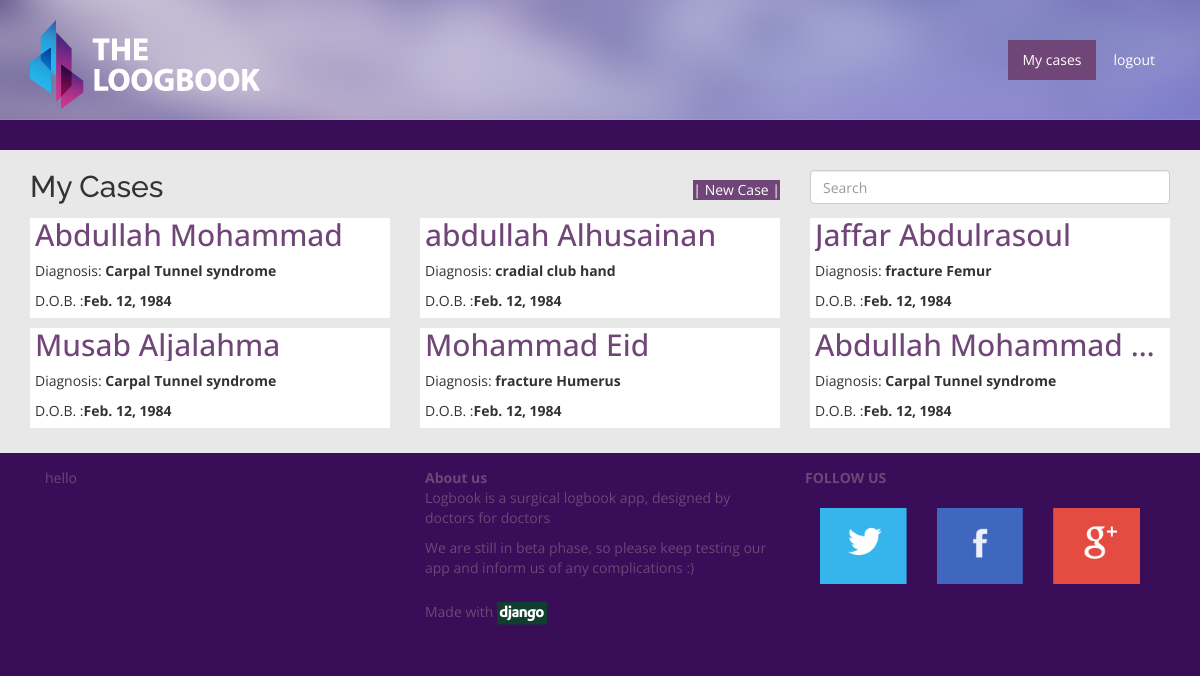
Screenshot of /case_list/ (signed in) with the database file from the repository.
### main/models.py (models this page shows, shortened)
class Case(models.Model):
	patient_name = models.CharField(max_length=255, blank=True, null=True)
	date_of_birth = models.DateField(auto_now=False, auto_now_add=False)
	diagnosis = models.CharField(max_length=255, blank=True, null=True)
	history_and_exam = models.TextField()
	file_number = models.CharField(max_length=50, blank=True, null=True)
	civil_id = models.CharField(max_length=50, blank=True, null=True)
	user = models.ForeignKey('main.CustomUser')

### main/views.py (the view)
# urls.py: url(r'^case_list/$', 'main.views.case_list'),
def case_list(request):
	context = {}
	cases = Case.objects.filter(user=request.user.pk)
	context['cases'] = cases
	return render(request, 'case_list.html', context)

### main/templates/case_list.html
{% extends 'base.html' %}
{% block body %}
<div class='row'>
	<div class='col-sm-3'><h2 class='patientnamedetail'>My Cases</h2></div>
	<div class='col-sm-5'><p class='newcasebutton'><a href='/create_case/'>| New Case |</a></p></div>
	<div class='col-sm-4 searchbox'>
		<form>
		<input type="email" class="form-control" id="exampleInputEmail1" placeholder="Search">
		</form>
	</div>
</div>
<div class='row'>
{% for case in cases %}
	<div class='col-lg-4'>
		<div class='caselist'>
			<a href='/case_detail/{{ case.pk }}'><h2 class='patientnameinlist truncate'>{{ case.patient_name }}</h2></a>
			<p class='listdetails'>Diagnosis: <b>{{ case.diagnosis }}</b></p>
			<p class='listdetails'>D.O.B. :<b>{{ case.date_of_birth }}</b></p>
		</div>
	</div>
{% endfor %}
</div>
{% endblock %}

### main/templates/base.html (shortened to what this page needs)
{% load staticfiles %}
<!DOCTYPE html>
<html>
	<head>
	    <link rel='stylesheet' href="{% static "css/bootstrap.min.css" %}">
	    <link rel='stylesheet' href="{% static "css/mystyle.css" %}">
	</head>
	<body>
		<div class='topcontainer'>
            <div class='transparentbar'>
	            <div class='container'>
	                <div class='row align'>
	                    <div class='col-sm-6 logobox'>
	                        <img src='{% static "img/logobg.png" %}' class='logo'>
	                    </div>
	                    <div class='col-sm-6'>
                            <ul class="nav nav-pills mynav">
                              {% if request.user.is_authenticated %}
                              <li role="presentation" class="active"><a href="/case_list/">My cases</a></li>
                              <li role="presentation"><a href="/logout/">logout</a></li>
                              {% else %}
                              <li role="presentation"><a href="/signup/">Sign Up</a></li>
                              <li role="presentation"><a href="/login/">login</a></li>
                              {% endif %}
                            </ul>
	                    </div>
	                </div>
	            </div>
            </div>
        </div>
        <div class='searchbar'>
        </div>
		<div class='content'>
            <div class='container'>
				{% block body %}
				{% endblock %}
			</div>
        </div>
        <div class='footer myfooter'>
            <div class='container'>
                <div class='col-sm-4'>
                    hello<br><br><br><br><br><br><br><br><br>
                </div>
                <div class='col-sm-4'>
                    <b>About us</b>
                    <p> Logbook is a surgical logbook app, designed by doctors for doctors</p>
                    <p> We are still in beta phase, so please keep testing our app and inform us of any complications :)</p>
                    <p> Made with <a href='https://www.djangoproject.com/'><img class='footerdjango' src='{% static "img/django-logo.png" %}'></a></p>
                </div>
                <div class='col-sm-4 social'>
                    <b>FOLLOW US</b><br><br>
                    <img class='col-xs-4' src='{% static "img/twitter.png" %}'>
                    <img class='col-xs-4' src='{% static "img/facebook.png" %}'>
                    <img class='col-xs-4' src='{% static "img/google.png" %}'>
                </div>
            </div>
        </div>
	</body>
</html>

### main/static/css/mystyle.css (style rules this page uses)
body { font-family: 'Open Sans', sans-serif; background-color: #390d57; }
.patientnamedetail { font-family: 'Raleway', sans-serif; }
.mynav { margin-top: 20px; margin-bottom: 20px; float: right; }
.topcontainer { background-color: #7b398f; }
.transparentbar { min-height: 120px; background-image: url('../img/upeersmallbarback.png'); background-size: cover; }
.logobox { height: 120; }
.logo { vertical-align: middle; }
.align { vertical-align: middle; padding-top: 20px; }
.searchbar { height: 30px; background-color: #390d57; }
.content { background-color: #e8e8e8; padding-bottom: 20px; }
.myfooter { background-color: #390d57; color: #704578; padding-top: 15px; }
.caselist { margin: 5px 0px 5px 0px ; height: 100px; background-color: white; }
.patientnameinlist { margin-left: 5px; margin-top: 0px; color: #704578; }
.listdetails { margin-left: 5px; }
.truncate { white-space: nowrap; overflow: hidden; text-overflow: ellipsis; }
.searchbox { margin-top: 20px; }
.nav-pills>li.active>a, .nav-pills>li.active>a:focus, .nav-pills>li.active>a:hover { background-color: #704578; }
.nav-pills>li>a { border-radius: 0px; }
a { color: #704578; }
.nav>li>a { color: white; }
.footerdjango { max-width: 50px; }
.newcasebutton>a { margin-top: 30px; float: right; color: white; background-color: #704578; }

### rows the page displays
Case: patient_name "Abdullah Mohammad", diagnosis "Carpal Tunnel syndrome", date_of_birth "Feb. 12, 1984"
Case: patient_name "abdullah Alhusainan", diagnosis "cradial club hand", date_of_birth "Feb. 12, 1984"
Case: patient_name "Jaffar Abdulrasoul", diagnosis "fracture Femur", date_of_birth "Feb. 12, 1984"
Case: patient_name "Musab Aljalahma", diagnosis "Carpal Tunnel syndrome", date_of_birth "Feb. 12, 1984"
Case: patient_name "Mohammad Eid", diagnosis "fracture Humerus", date_of_birth "Feb. 12, 1984"
Case: patient_name "Abdullah Mohammad…", diagnosis "Carpal Tunnel syndrome", date_of_birth "Feb. 12, 1984"
